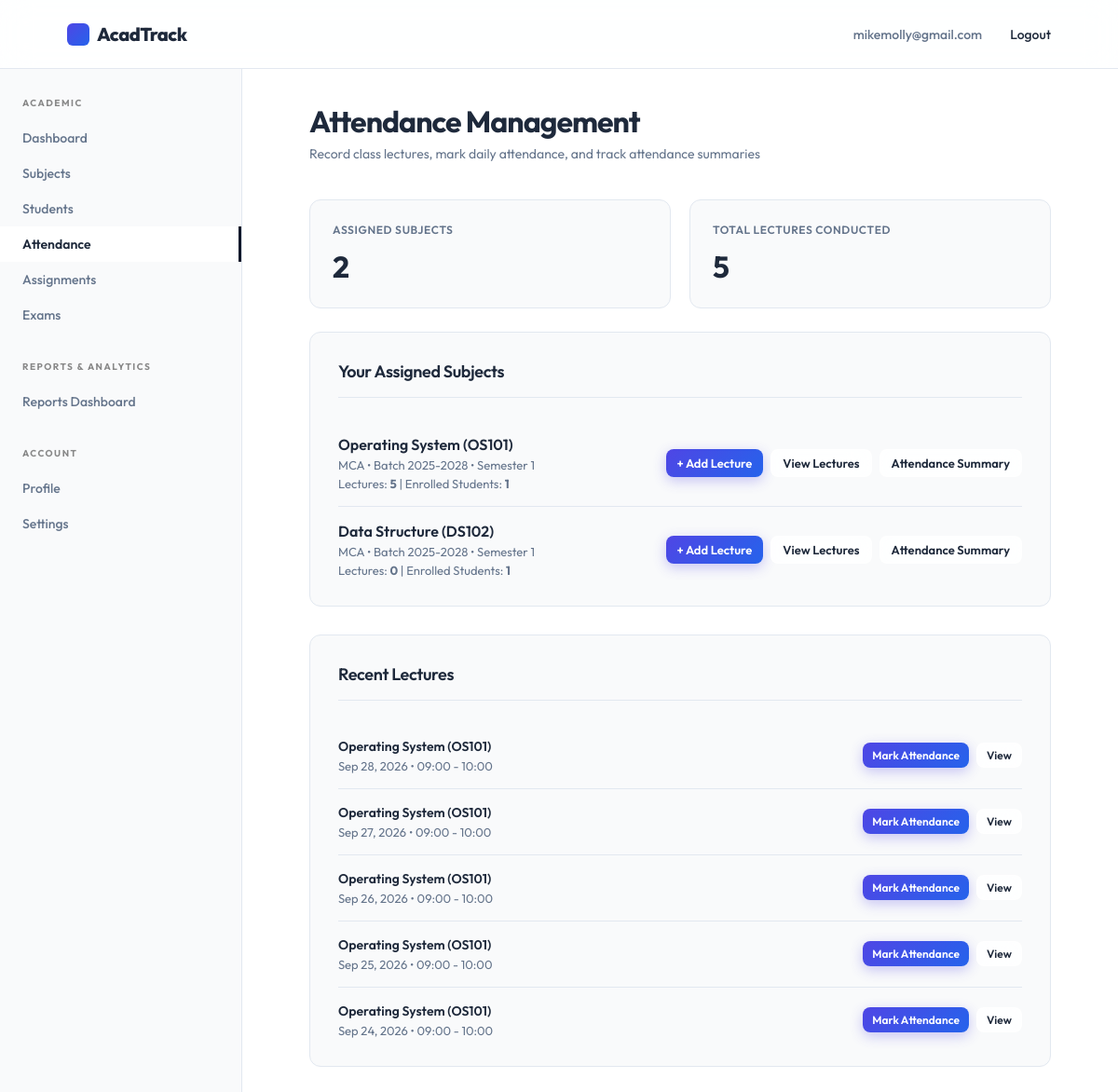
Screenshot of /faculty/attendance/ (signed in) with the database file from the repository.
### accounts/models.py (models this page shows, shortened)
class User(AbstractUser):
    class RoleChoices(models.TextChoices):
        STUDENT = 'student', 'Student'
        FACULTY = 'faculty', 'Faculty'
        ADMIN = 'admin', 'Admin'
    username = None
    email = models.EmailField(unique=True)
    role = models.CharField(max_length=20, choices=RoleChoices.choices, default=RoleChoices.STUDENT)
    contact_number = models.CharField(max_length=15, blank=True, null=True)
    deactivated_at = models.DateTimeField(blank=True, null=True)
    updated_at = models.DateTimeField(auto_now=True)
    USERNAME_FIELD = 'email'
    REQUIRED_FIELDS = []
    objects = CustomUserManager()

### academics/models.py (models this page shows, shortened)
class SubjectOffering(models.Model):
    class SubjectType(models.TextChoices):
        CORE = 'core', 'Core'
        ELECTIVE = 'elective', 'Elective'
        LAB = 'lab', 'Lab'
        PROJECT = 'project', 'Project'
    subject = models.ForeignKey(Subject, on_delete=models.CASCADE, related_name='offerings')
    semester = models.ForeignKey(Semester, on_delete=models.CASCADE, related_name='subject_offerings')
    faculty = models.ForeignKey('faculty.Faculty', on_delete=models.SET_NULL, null=True, blank=True, related_name='subject_offerings')
    subject_type = models.CharField(max_length=20, choices=SubjectType.choices, default=SubjectType.CORE)
    credits = models.PositiveIntegerField()
    class Meta:
        constraints = [
            models.UniqueConstraint(fields=['subject', 'semester'], name='unique_subject_offering')
        ]

class Subject(models.Model):
    name = models.CharField(max_length=150)
    code = models.CharField(max_length=20, unique=True)
    description = models.TextField(blank=True, null=True)

class Semester(models.Model):
    course_batch = models.ForeignKey(CourseBatch, on_delete=models.CASCADE, related_name='semesters')
    semester_number = models.PositiveIntegerField()
    class Meta:
        constraints = [
            models.UniqueConstraint(fields=['course_batch', 'semester_number'], name='unique_semester')
        ]

class CourseBatch(models.Model):
    course = models.ForeignKey(Course, on_delete=models.CASCADE, related_name='batches')
    academic_year = models.CharField(max_length=9, help_text="e.g. 2023-2024")
    class Meta:
        constraints = [
            models.UniqueConstraint(fields=['course', 'academic_year'], name='unique_course_batch')
        ]

class Course(models.Model):
    name = models.CharField(max_length=100)
    code = models.CharField(max_length=20, unique=True)
    department = models.ForeignKey(Department, on_delete=models.CASCADE, related_name='courses')
    duration_years = models.PositiveIntegerField()

class Lecture(models.Model):
    offering = models.ForeignKey(SubjectOffering, on_delete=models.CASCADE, related_name='lectures')
    date = models.DateField()
    start_time = models.TimeField()
    end_time = models.TimeField()
    class Meta:
        constraints = [
            models.UniqueConstraint(fields=['offering', 'date', 'start_time'], name='unique_lecture_slot'),
            CheckConstraint(
                condition=Q(end_time__gt=models.F('start_time')),
                name='check_start_end_time'
            )
        ]

### faculty/views.py (the view)
# urls.py: path('attendance/', views.FacultyAttendanceDashboardView.as_view(), name='attendance'),
class FacultyAttendanceDashboardView(FacultyRequiredMixin, TemplateView):
    template_name = 'faculty/attendance_dashboard.html'
    def get_context_data(self, **kwargs):
        context = super().get_context_data(**kwargs)
        faculty = self.request.user.faculty_profile
        offerings = SubjectOffering.objects.filter(
            faculty=faculty
        ).select_related('subject', 'semester', 'semester__course_batch', 'semester__course_batch__course')
        offerings_data = []
        total_lectures_all = 0
        for off in offerings:
            lec_count = Lecture.objects.filter(offering=off).count()
            total_lectures_all += lec_count
            students_count = StudentSemester.objects.filter(
                semester=off.semester,
                status__in=[StudentSemester.StatusChoices.ACTIVE, StudentSemester.StatusChoices.BACKLOG]
            ).count()
            offerings_data.append({
                'offering': off,
                'lectures_count': lec_count,
                'students_count': students_count
            })
        recent_lectures = Lecture.objects.filter(
            offering__faculty=faculty
        ).select_related('offering', 'offering__subject').order_by('-date', '-start_time')[:10]
        context['offerings_data'] = offerings_data
        context['recent_lectures'] = recent_lectures
        context['total_offerings_count'] = offerings.count()
        context['total_lectures_count'] = total_lectures_all
        return context

### faculty/views.py (called while the page is built)
    def test_func(self):
        return self.request.user.is_authenticated and self.request.user.role == User.RoleChoices.FACULTY

### templates/faculty/attendance_dashboard.html
{% extends 'faculty/base.html' %}
{% block page_title %}Attendance Management{% endblock %}
{% block page_subtitle %}Record class lectures, mark daily attendance, and track attendance summaries{% endblock %}
{% block dashboard_content %}
<div class="stat-grid" style="margin-bottom: 25px;">
    {% include 'components/stat_card.html' with label="Assigned Subjects" value=total_offerings_count %}
    {% include 'components/stat_card.html' with label="Total Lectures Conducted" value=total_lectures_count %}
</div>
<div class="dashboard-section">
    <div class="section-header">
        <h2 class="section-title">Your Assigned Subjects</h2>
    </div>
    <div class="data-list">
        {% for item in offerings_data %}
        <div class="data-item" style="display: flex; justify-content: space-between; align-items: center; flex-wrap: wrap; gap: 15px;">
            <div>
                <div class="data-main" style="font-size: 16px; font-weight: 600;">
                    <a href="{% url 'faculty:subject_detail' pk=item.offering.pk %}" style="text-decoration: none; color: inherit;">
                        {{ item.offering.subject.name }} ({{ item.offering.subject.code }})
                    </a>
                </div>
                <div class="data-sub" style="margin-top: 4px;">
                    {{ item.offering.semester.course_batch.course.name }} • Batch {{ item.offering.semester.course_batch.academic_year }} • Semester {{ item.offering.semester.semester_number }}
                </div>
                <div class="data-sub" style="margin-top: 4px; color: var(--muted);">
                    Lectures: <strong>{{ item.lectures_count }}</strong> | Enrolled Students: <strong>{{ item.students_count }}</strong>
                </div>
            </div>
            <div class="data-meta" style="display: flex; gap: 8px; flex-wrap: wrap;">
                <a href="{% url 'faculty:lecture_create' offering_id=item.offering.id %}" class="btn btn-primary" style="padding: 6px 12px; font-size: 13px;">
                    + Add Lecture
                </a>
                <a href="{% url 'faculty:lectures' offering_id=item.offering.id %}" class="btn btn-secondary" style="padding: 6px 12px; font-size: 13px;">
                    View Lectures
                </a>
                <a href="{% url 'faculty:attendance_summary' offering_id=item.offering.id %}" class="btn btn-secondary" style="padding: 6px 12px; font-size: 13px;">
                    Attendance Summary
                </a>
            </div>
        </div>
        {% empty %}
        <div class="data-item">
            <div class="data-main" style="color: var(--muted);">You have no assigned subjects for attendance tracking.</div>
        </div>
        {% endfor %}
    </div>
</div>
<div class="dashboard-section">
    <div class="section-header">
        <h2 class="section-title">Recent Lectures</h2>
    </div>
    <div class="data-list">
        {% for lecture in recent_lectures %}
        <div class="data-item" style="display: flex; justify-content: space-between; align-items: center; flex-wrap: wrap; gap: 10px;">
            <div>
                <div class="data-main" style="font-weight: 600;">
                    {{ lecture.offering.subject.name }} ({{ lecture.offering.subject.code }})
                </div>
                <div class="data-sub">
                    {{ lecture.date|date:"M d, Y" }} &bull; {{ lecture.start_time|time:"H:i" }} - {{ lecture.end_time|time:"H:i" }}
                </div>
            </div>
            <div class="data-meta" style="display: flex; gap: 8px;">
                <a href="{% url 'faculty:attendance_entry' lecture_id=lecture.id %}" class="btn btn-primary" style="padding: 5px 10px; font-size: 12px;">
                    Mark Attendance
                </a>
                <a href="{% url 'faculty:lecture_detail' pk=lecture.id %}" class="btn btn-secondary" style="padding: 5px 10px; font-size: 12px;">
                    View
                </a>
            </div>
        </div>
        {% empty %}
        <div class="data-item">
            <div class="data-main" style="color: var(--muted);">No lectures have been recorded yet. Click "+ Add Lecture" above to create one.</div>
        </div>
        {% endfor %}
    </div>
</div>
{% endblock %}

### templates/components/navbar.html (shortened to what this page needs)
<header class="navbar">
    <a href="{% if request.user.is_authenticated %}{% if request.user.role == 'admin' or request.user.is_superuser %}{% url 'acadtrack_admin:dashboard' %}{% elif request.user.role == 'faculty' %}{% url 'faculty:dashboard' %}{% else %}{% url 'students:dashboard' %}{% endif %}{% else %}{% url 'landing_page' %}{% endif %}" class="brand" aria-label="AcadTrack home">
        <span class="brand-mark"></span>
        AcadTrack
    </a>
    <nav class="nav-links" aria-label="User navigation">
        {% if request.user.is_authenticated %}
            <span style="color: var(--muted);">{{ request.user.email }}</span>
            <form action="{% url 'accounts:logout' %}" method="post" style="display:inline;">
                <button type="submit" style="background:none;border:none;cursor:pointer;font-family:inherit;font-size:inherit;font-weight:inherit;color:inherit;" class="nav-links a">Logout</button>
            </form>
        {% else %}
            {% if request.resolver_match.url_name != 'login' %}
                <a href="{% url 'accounts:login' %}">Login</a>
            {% endif %}
        {% endif %}
    </nav>
</header>

### static/style.css (style rules this page uses)
:root { --bg: #f9fafb; --text: #1e293b; --muted: #64748b; --line: #e2e8f0; --soft: #ffffff; --primary: #4f46e5; --primary-hover: #4338ca; --accent: #2563eb; --black: #0f172a; --radius: 12px; --glass-bg: rgba(255, 255, 255, 0.85); --glass-border: rgba(255, 255, 255, 0.6); --glass-shadow: 0 10px 40px 0 rgba(31, 38, 135, 0.05); }
* { box-sizing: border-box; margin: 0; padding: 0; scrollbar-width: thin; scrollbar-color: rgba(0, 0, 0, 0.2) var(--bg); }
html { scroll-behavior: smooth; }
body { min-height: 100vh; background: var(--bg); color: var(--text); font-family: 'Outfit', Arial, sans-serif; -webkit-font-smoothing: antialiased; }
a { color: inherit; text-decoration: none; }
.navbar { height: 74px; width: 100%; display: flex; align-items: center; justify-content: space-between; padding: 0 6vw; background: rgba(255, 255, 255, 0.85); backdrop-filter: blur(16px); -webkit-backdrop-filter: blur(16px); border-bottom: 1px solid var(--line); position: sticky; top: 0; z-index: 100; }
.brand { font-size: 20px; font-weight: 800; letter-spacing: -0.5px; display: flex; align-items: center; gap: 8px; }
.brand-mark { width: 24px; height: 24px; background: linear-gradient(135deg, var(--primary), var(--accent)); border-radius: 6px; display: inline-block; }
.nav-links { display: flex; gap: 30px; font-size: 14px; font-weight: 500; }
.btn { display: inline-flex; align-items: center; justify-content: center; padding: 12px 24px; border-radius: 8px; font-size: 14px; font-weight: 600; transition: all 0.3s cubic-bezier(0.16, 1, 0.3, 1); cursor: pointer; border: none; }
.btn-primary { background: linear-gradient(135deg, var(--primary), var(--accent)); color: white; box-shadow: 0 4px 14px rgba(79, 70, 229, 0.3); }
.btn-secondary { background: var(--glass-bg); border: 1px solid var(--glass-border); color: var(--text); backdrop-filter: blur(12px); }

### static/dashboard.css (style rules this page uses)
.stat-grid { display: grid; grid-template-columns: repeat(auto-fit, minmax(220px, 1fr)); gap: 20px; margin-bottom: 40px; }
.dashboard-section { background: var(--bg); border: 1px solid var(--line); border-radius: var(--radius); padding: 30px; margin-bottom: 30px; }
.section-header { display: flex; justify-content: space-between; align-items: center; margin-bottom: 24px; padding-bottom: 16px; border-bottom: 1px solid var(--line); }
.section-title { font-size: 18px; font-weight: 600; letter-spacing: -.02em; }
.data-list { display: flex; flex-direction: column; }
.data-item { display: flex; justify-content: space-between; align-items: center; padding: 16px 0; border-bottom: 1px solid var(--line); }
.data-item:last-child { border-bottom: none; padding-bottom: 0; }
.data-main { font-weight: 500; font-size: 14px; }
.data-sub { color: var(--muted); font-size: 13px; margin-top: 4px; }
.data-meta { font-size: 13px; font-weight: 500; text-align: right; }

### rows the page displays
User: user.email "mikemolly@gmail.com"
SubjectOffering: offering.subject.name "Operating System", offering.subject.code "OS101", offering.semester.course_batch.course.name "MCA", offering.semester.course_batch.academic_year "2025-2028", offering.semester.semester_number "1", lectures_count "5", students_count "1"
SubjectOffering: offering.subject.name "Data Structure", offering.subject.code "DS102", offering.semester.course_batch.course.name "MCA", offering.semester.course_batch.academic_year "2025-2028", offering.semester.semester_number "1", lectures_count "0", students_count "1"
Lecture: offering.subject.name "Operating System", offering.subject.code "OS101", date "Sep 28, 2026", start_time "09:00", end_time "10:00"
Lecture: offering.subject.name "Operating System", offering.subject.code "OS101", date "Sep 27, 2026", start_time "09:00", end_time "10:00"
Lecture: offering.subject.name "Operating System", offering.subject.code "OS101", date "Sep 26, 2026", start_time "09:00", end_time "10:00"
Lecture: offering.subject.name "Operating System", offering.subject.code "OS101", date "Sep 25, 2026", start_time "09:00", end_time "10:00"
Lecture: offering.subject.name "Operating System", offering.subject.code "OS101", date "Sep 24, 2026", start_time "09:00", end_time "10:00"

### other values shown
{{ label }} "ASSIGNED SUBJECTS TOTAL LECTURES CONDUCTED"
{{ value }} "2 5"
